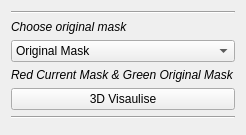
              <widget class="QWidget" name="page_19">
               <property name="geometry">
                <rect>
                 <x>0</x>
                 <y>0</y>
                 <width>246</width>
                 <height>135</height>
                </rect>
               </property>
               <attribute name="label">
                <string>3D Display</string>
               </attribute>
               <layout class="QVBoxLayout" name="verticalLayout_72">
                <item>
                 <layout class="QVBoxLayout" name="verticalLayout_LC_79">
                  <item>
                   <widget class="Line" name="line_92">
                    <property name="orientation">
                     <enum>Qt::Horizontal</enum>
                    </property>
                   </widget>
                  </item>
                  <item>
                   <widget class="QLabel" name="label_345">
                    <property name="font">
                     <font>
                      <family>Arial</family>
                      <italic>true</italic>
                     </font>
                    </property>
                    <property name="text">
                     <string>Choose original mask</string>
                    </property>
                    <property name="alignment">
                     <set>Qt::AlignLeading|Qt::AlignLeft|Qt::AlignVCenter</set>
                    </property>
                   </widget>
                  </item>
                  <item>
                   <widget class="QComboBox" name="oriMaskChoiceCBox_LC">
                    <item>
                     <property name="text">
                      <string>Original Mask</string>
                     </property>
                    </item>
                    <item>
                     <property name="text">
                      <string>Segmentation Connectivity Filter</string>
                     </property>
                    </item>
                    <item>
                     <property name="text">
                      <string>Segmentation Initial Mask</string>
                     </property>
                    </item>
                    <item>
                     <property name="text">
                      <string>Segmentation Morphology</string>
                     </property>
                    </item>
                    <item>
                     <property name="text">
                      <string>Segmentation 2D Connectivity</string>
                     </property>
                    </item>
                    <item>
                     <property name="text">
                      <string>Segmentation Gaussian 3D</string>
                     </property>
                    </item>
                    <item>
                     <property name="text">
                      <string>Segmentation Thresholding</string>
                     </property>
                    </item>
                    <item>
                     <property name="text">
                      <string>Segmentation Add Original Mask</string>
                     </property>
                    </item>
                    <item>
                     <property name="text">
                      <string>Segmentation Munaul Fill</string>
                     </property>
                    </item>
                    <item>
                     <property name="text">
                      <string>Image ACWE (without edge)</string>
                     </property>
                    </item>
                    <item>
                     <property name="text">
                      <string>Image Segmentation Thresholding</string>
                     </property>
                    </item>
                    <item>
                     <property name="text">
                      <string>Image Thresholding Mask</string>
                     </property>
                    </item>
                    <item>
                     <property name="text">
                      <string>Image Connectivity Filter</string>
                     </property>
                    </item>
                    <item>
                     <property name="text">
                      <string>Image Active Contour</string>
                     </property>
                    </item>
                    <item>
                     <property name="text">
                      <string>Current Mask</string>
                     </property>
                    </item>
                   </widget>
                  </item>
                  <item>
                   <widget class="QLabel" name="label_347">
                    <property name="font">
                     <font>
                      <family>Arial</family>
                      <italic>true</italic>
                     </font>
                    </property>
                    <property name="text">
                     <string>Red Current Mask &amp; Green Original Mask</string>
                    </property>
                    <property name="alignment">
                     <set>Qt::AlignLeading|Qt::AlignLeft|Qt::AlignVCenter</set>
                    </property>
                   </widget>
                  </item>
                  <item>
                   <widget class="QPushButton" name="plot3DBtn_LC">
                    <property name="text">
                     <string>3D Visaulise</string>
                    </property>
                   </widget>
                  </item>
                  <item>
                   <widget class="Line" name="line_93">
                    <property name="orientation">
                     <enum>Qt::Horizontal</enum>
                    </property>
                   </widget>
                  </item>
                 </layout>
                </item>
                <item>
                 <spacer name="verticalSpacer_4">
                  <property name="orientation">
                   <enum>Qt::Vertical</enum>
                  </property>
                  <property name="sizeHint" stdset="0">
                   <size>
                    <width>20</width>
                    <height>40</height>
                   </size>
                  </property>
                 </spacer>
                </item>
               </layout>
              </widget>
